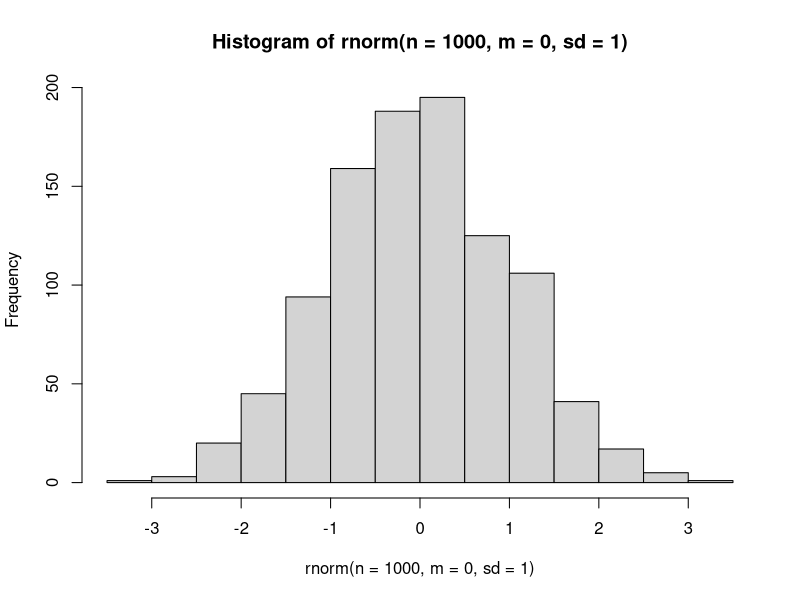
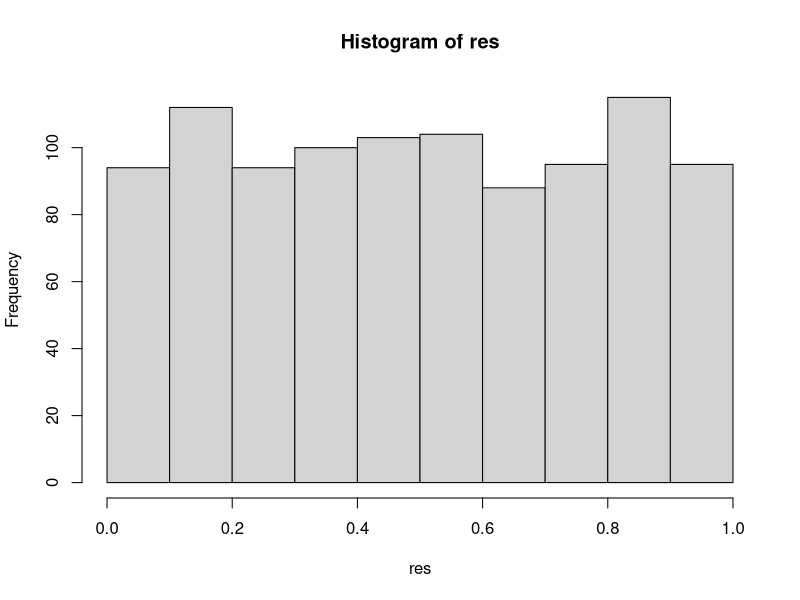
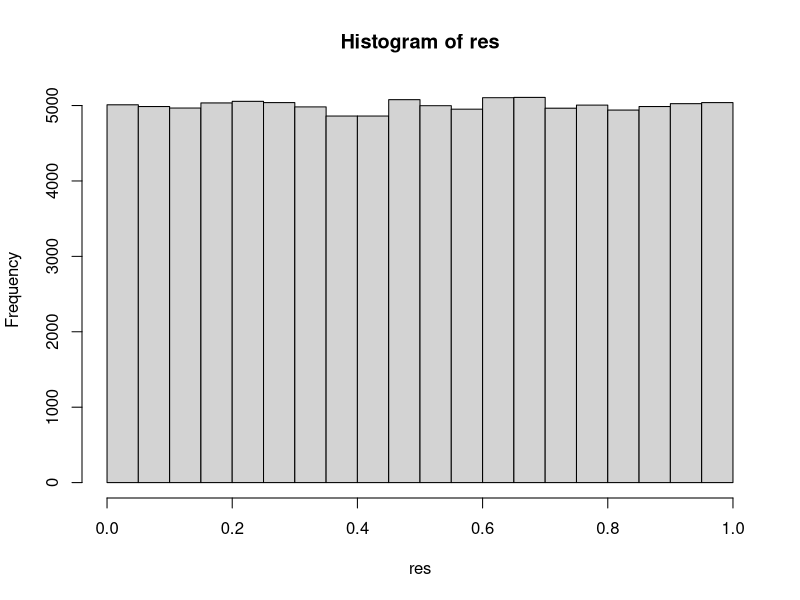

These charts were generated, in order, by the following R code:
## ---- chunk 1

# set default chunk options
knitr::opts_chunk$set(message = FALSE,
                      warning = FALSE)

# disable scientific notation
options(scipen = 999) 

## ---- chunk 2

rnorm(n = 1000, m = 0, sd = 1) |> 
  hist()

## ---- chunk 3

set.seed(42)
t.test(rnorm(n = 50, m = 0, sd = 1), rnorm(n = 50, m = 0, sd = 1))

## ---- chunk 4

set.seed(42)
t.test(rnorm(n = 50, m = 0, sd = 1), rnorm(n = 50, m = 0, sd = 1))$p.value

## ---- chunk 5

res <- replicate(1000, t.test(rnorm(n = 50, m = 0, sd = 1), rnorm(n = 50, m = 0, sd = 1))$p.value)

res |> hist()

## ---- chunk 6

res <- replicate(100000, t.test(rnorm(n = 50, m = 0, sd = 1), rnorm(n = 50, m = 0, sd = 1))$p.value)

res |> hist()

